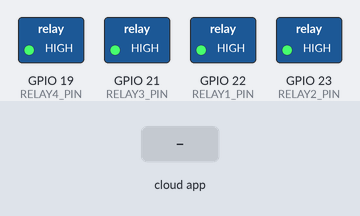
Bench run of a sketch on a simulated ESP32. Parts: switched loads named in the sketch (green lamp = pin HIGH). The test bench sets the inputs (shaded band). WiFi joins after 1.5 s; servers stay silent unless stated; random numbers use the default seed unless the sketch sets one; the Firebase database answers and starts empty; what the sketch prints to the serial monitor is not drawn.

Above: at 2.7 s.
2.8 s: the phone or cloud app sets relay1 to 1
At 8.2 s:
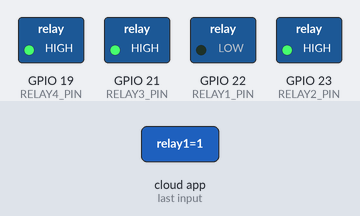
8.6 s: the phone or cloud app sets relay2 to 1
At 13.4 s:
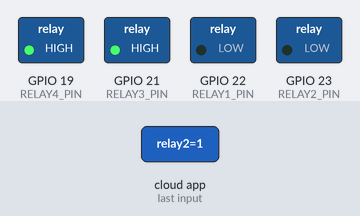
13.9 s: the phone or cloud app sets relay3 to 1
At 18.6 s:
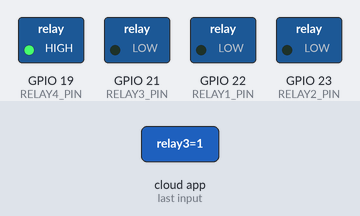
19.2 s: the phone or cloud app sets relay4 to 1
At 23.9 s:
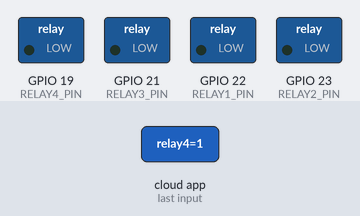
24.5 s: the phone or cloud app sets relay1 to 0
At 28.2 s:
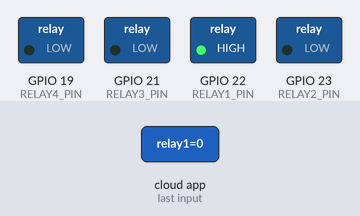
28.6 s: the phone or cloud app sets relay2 to 0
At 33.4 s:
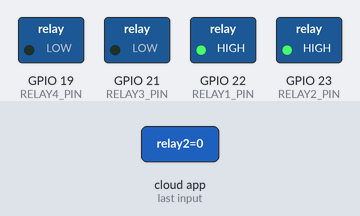
Timing chart, 0 to 34.9 s (numbered marks = the images above; inputs shaded):
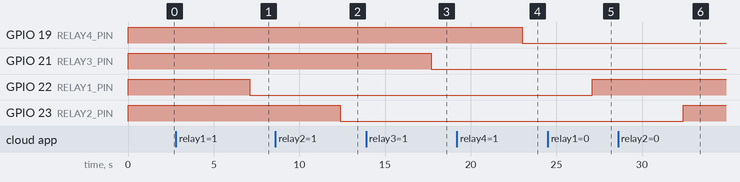

Measured:
- after the input at 2.8 s, GPIO 22 (RELAY1_PIN): HIGH → LOW after 4.3 s
- after the input at 8.6 s, GPIO 23 (RELAY2_PIN): HIGH → LOW after 3.8 s
- after the input at 13.9 s, GPIO 21 (RELAY3_PIN): HIGH → LOW after 3.8 s
- after the input at 19.2 s, GPIO 19 (RELAY4_PIN): HIGH → LOW after 3.8 s
- after the input at 24.5 s, GPIO 22 (RELAY1_PIN): LOW → HIGH after 2.6 s
- after the input at 28.6 s, GPIO 23 (RELAY2_PIN): LOW → HIGH after 3.8 s

The sketch:

esp32_microcell.ino
```cpp
#include <WiFi.h>
#include <Firebase_ESP_Client.h>

#include "addons/TokenHelper.h"
#include "addons/RTDBHelper.h"

//====================================================
// WIFI
//====================================================
#define WIFI_SSID      "Kos Nias 5G"
#define WIFI_PASSWORD  "KosniasA08"

//====================================================
// FIREBASE
//====================================================
#define API_KEY        "AIzaSyB9iqiqEOnWhp5tHJcWvvo1l0iS_SXHRVI"
#define DATABASE_URL   "microcellapp-default-rtdb.firebaseio.com"

#define USER_EMAIL     "esp32@microcell.com"
#define USER_PASSWORD  "passwordesp32"

//====================================================
// RELAY
//====================================================
#define RELAY1_PIN 22
#define RELAY2_PIN 23
#define RELAY3_PIN 21
#define RELAY4_PIN 19

FirebaseData fbdo;
FirebaseAuth auth;
FirebaseConfig config;

unsigned long lastMillis = 0;

//====================================================
// System Data — matches Flutter app DeviceStatus fields
//====================================================
float batteryLevel = 85.0;
float voltage = 12.50;
float adcVoltage = 12.50;
float current = 1.20;
float power = 15.00;
float temperature = 28.0;
float humidity = 70.0;
float acVoltage = 220.0;
float lightIntensity = 570.0;
float weatherTemp = 32.0;
String weatherDescription = "Cerah Berawan";
String location = "Bangsalsari, Jember";

//====================================================
void connectWiFi()
{
    if (WiFi.status() == WL_CONNECTED)
        return;

    Serial.println();
    Serial.print("Connecting WiFi");

    WiFi.mode(WIFI_STA);
    WiFi.begin(WIFI_SSID, WIFI_PASSWORD);

    unsigned long start = millis();

    while (WiFi.status() != WL_CONNECTED && millis() - start < 20000)
    {
        Serial.print(".");
        delay(500);
    }

    if (WiFi.status() == WL_CONNECTED)
    {
        Serial.println();
        Serial.println("WiFi Connected");
        Serial.print("IP Address : ");
        Serial.println(WiFi.localIP());
    }
    else
    {
        Serial.println();
        Serial.println("WiFi Connection Failed");
    }
}

//====================================================
void setup()
{
    Serial.begin(115200);

    randomSeed(micros());

    pinMode(RELAY1_PIN, OUTPUT);
    pinMode(RELAY2_PIN, OUTPUT);
    pinMode(RELAY3_PIN, OUTPUT);
    pinMode(RELAY4_PIN, OUTPUT);

    // Relay OFF (active LOW)
    digitalWrite(RELAY1_PIN, HIGH);
    digitalWrite(RELAY2_PIN, HIGH);
    digitalWrite(RELAY3_PIN, HIGH);
    digitalWrite(RELAY4_PIN, HIGH);

    connectWiFi();

    config.api_key = API_KEY;
    config.database_url = DATABASE_URL;

    auth.user.email = USER_EMAIL;
    auth.user.password = USER_PASSWORD;

    config.token_status_callback = tokenStatusCallback;

    Firebase.begin(&config, &auth);
    Firebase.reconnectWiFi(true);

    Serial.println("Waiting Firebase Login...");

    unsigned long start = millis();

    while (!Firebase.ready() && millis() - start < 15000)
    {
        Serial.print(".");
        delay(500);
    }

    if (Firebase.ready())
    {
        Serial.println();
        Serial.println("Firebase Connected");
    }
    else
    {
        Serial.println();
        Serial.println("Firebase Login Failed");
    }
}

//====================================================
void loop()
{
    if (WiFi.status() != WL_CONNECTED)
    {
        connectWiFi();
        return;
    }

    if (!Firebase.ready())
        return;

    if (millis() - lastMillis < 5000)
        return;

    lastMillis = millis();

    //==============================
    // Dummy Sensor Data
    //==============================
    batteryLevel = constrain(85 + random(-5, 6), 0, 100);
    voltage = 12.4 + random(-20, 21) / 100.0;
    adcVoltage = voltage;
    current = 1.20 + random(-10, 11) / 100.0;
    power = voltage * current;
    temperature = 28.0 + random(-5, 6) + random(0, 100) / 100.0;
    humidity = constrain(70 + random(-10, 11), 0, 100);
    acVoltage = 220.0 + random(-5, 6);
    lightIntensity = constrain(570 + random(-50, 51), 0, 1000);
    weatherTemp = 32.0 + random(-3, 4);

    //==============================
    // Upload Status
    //==============================

    if (!Firebase.RTDB.setFloat(&fbdo, "/devices/main/status/batteryLevel", batteryLevel))
    {
        Serial.print("Upload Error batteryLevel : ");
        Serial.println(fbdo.errorReason());
    }

    if (!Firebase.RTDB.setFloat(&fbdo, "/devices/main/status/voltage", voltage))
    {
        Serial.print("Upload Error voltage : ");
        Serial.println(fbdo.errorReason());
    }

    if (!Firebase.RTDB.setFloat(&fbdo, "/devices/main/status/adcSensorVoltage", adcVoltage))
    {
        Serial.print("Upload Error adcSensorVoltage : ");
        Serial.println(fbdo.errorReason());
    }

    if (!Firebase.RTDB.setFloat(&fbdo, "/devices/main/status/current", current))
    {
        Serial.print("Upload Error current : ");
        Serial.println(fbdo.errorReason());
    }

    if (!Firebase.RTDB.setFloat(&fbdo, "/devices/main/status/power", power))
    {
        Serial.print("Upload Error power : ");
        Serial.println(fbdo.errorReason());
    }

    if (!Firebase.RTDB.setFloat(&fbdo, "/devices/main/status/temperature", temperature))
    {
        Serial.print("Upload Error temperature : ");
        Serial.println(fbdo.errorReason());
    }

    if (!Firebase.RTDB.setFloat(&fbdo, "/devices/main/status/humidity", humidity))
    {
        Serial.print("Upload Error humidity : ");
        Serial.println(fbdo.errorReason());
    }

    if (!Firebase.RTDB.setFloat(&fbdo, "/devices/main/status/acVoltage", acVoltage))
    {
        Serial.print("Upload Error acVoltage : ");
        Serial.println(fbdo.errorReason());
    }

    if (!Firebase.RTDB.setFloat(&fbdo, "/devices/main/status/lightIntensity", lightIntensity))
    {
        Serial.print("Upload Error lightIntensity : ");
        Serial.println(fbdo.errorReason());
    }

    if (!Firebase.RTDB.setFloat(&fbdo, "/devices/main/status/weatherTemp", weatherTemp))
    {
        Serial.print("Upload Error weatherTemp : ");
        Serial.println(fbdo.errorReason());
    }

    if (!Firebase.RTDB.setString(&fbdo, "/devices/main/status/weatherDescription", weatherDescription))
    {
        Serial.print("Upload Error weatherDescription : ");
        Serial.println(fbdo.errorReason());
    }

    if (!Firebase.RTDB.setString(&fbdo, "/devices/main/status/location", location))
    {
        Serial.print("Upload Error location : ");
        Serial.println(fbdo.errorReason());
    }

    Firebase.RTDB.setTimestamp(&fbdo, "/devices/main/status/updatedAt");

    //==============================
    // Relay 1
    //==============================

    if (Firebase.RTDB.getBool(&fbdo, "/devices/main/relays/relay1"))
    {
        bool relay1 = fbdo.boolData();

        digitalWrite(RELAY1_PIN, relay1 ? LOW : HIGH);

        Firebase.RTDB.setBool(&fbdo, "/devices/main/status/relay1", relay1);
    }
    else
    {
        Serial.print("Relay1 Error : ");
        Serial.println(fbdo.errorReason());
    }

    //==============================
    // Relay 2
    //==============================

    if (Firebase.RTDB.getBool(&fbdo, "/devices/main/relays/relay2"))
    {
        bool relay2 = fbdo.boolData();

        digitalWrite(RELAY2_PIN, relay2 ? LOW : HIGH);

        Firebase.RTDB.setBool(&fbdo, "/devices/main/status/relay2", relay2);
    }
    else
    {
        Serial.print("Relay2 Error : ");
        Serial.println(fbdo.errorReason());
    }


    //==============================
    // Relay 3
    //==============================

    if (Firebase.RTDB.getBool(&fbdo, "/devices/main/relays/relay3"))
    {
        bool relay3 = fbdo.boolData();

        digitalWrite(RELAY3_PIN, relay3 ? LOW : HIGH);

        Firebase.RTDB.setBool(&fbdo, "/devices/main/status/relay3", relay3);
    }
    else
    {
        Serial.print("Relay3 Error : ");
        Serial.println(fbdo.errorReason());
    }

    //==============================
    // Relay 4
    //==============================

    if (Firebase.RTDB.getBool(&fbdo, "/devices/main/relays/relay4"))
    {
        bool relay4 = fbdo.boolData();

        digitalWrite(RELAY4_PIN, relay4 ? LOW : HIGH);

        Firebase.RTDB.setBool(&fbdo, "/devices/main/status/relay4", relay4);
    }
    else
    {
        Serial.print("Relay4 Error : ");
        Serial.println(fbdo.errorReason());
    }


    //==============================
    // Serial Monitor
    //==============================

    Serial.println();
    Serial.println("===== SYSTEM STATUS =====");

    Serial.print("WiFi : ");
    Serial.println(WiFi.status() == WL_CONNECTED ? "Connected" : "Disconnected");

    Serial.print("Firebase : ");
    Serial.println(Firebase.ready() ? "Ready" : "Not Ready");

    Serial.println("------------------------");

    Serial.print("Battery : ");
    Serial.print(batteryLevel);
    Serial.println("%");

    Serial.print("Voltage : ");
    Serial.print(voltage);
    Serial.println(" V");

    Serial.print("ADC : ");
    Serial.print(adcVoltage);
    Serial.println(" V DC");

    Serial.print("Current : ");
    Serial.print(current);
    Serial.println(" A");

    Serial.print("Power : ");
    Serial.print(power);
    Serial.println(" W");

    Serial.print("Temp : ");
    Serial.print(temperature);
    Serial.println(" C");

    Serial.print("Humidity : ");
    Serial.print(humidity);
    Serial.println(" %");

    Serial.print("AC Volt : ");
    Serial.print(acVoltage);
    Serial.println(" V");

    Serial.print("Light : ");
    Serial.print(lightIntensity);
    Serial.println(" Lux");

    Serial.print("Weather : ");
    Serial.print(weatherTemp);
    Serial.println(" C");

    Serial.print("Desc : ");
    Serial.println(weatherDescription);

    Serial.print("Location : ");
    Serial.println(location);

    Serial.print("Relay1 : ");
    Serial.println(digitalRead(RELAY1_PIN) == LOW ? "ON" : "OFF");

    Serial.print("Relay2 : ");
    Serial.println(digitalRead(RELAY2_PIN) == LOW ? "ON" : "OFF");

    Serial.print("Relay3 : ");
    Serial.println(digitalRead(RELAY3_PIN) == LOW ? "ON" : "OFF");

    Serial.print("Relay4 : ");
    Serial.println(digitalRead(RELAY4_PIN) == LOW ? "ON" : "OFF");

    Serial.println("======================");
}
```
